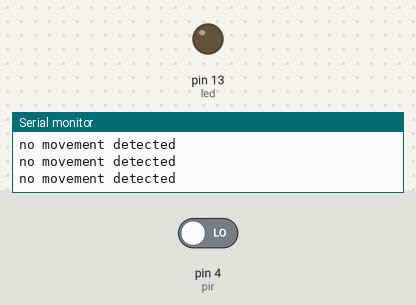
A sketch run on a simulated Arduino Uno, built with avr-gcc and run on an emulated ATmega328P. Parts: output pins drawn as LEDs (lit = HIGH), the last lines printed to the serial monitor. The inputs (shaded band) are chosen by the test bench; at power-on: pin 4 (pir) LOW.

Above: at 2.8 s.
2.9 s: pin 4 (pir) driven HIGH
At 4.2 s:
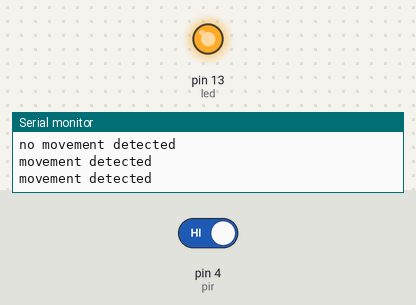
4.5 s: pin 4 (pir) driven LOW
At 5.9 s:
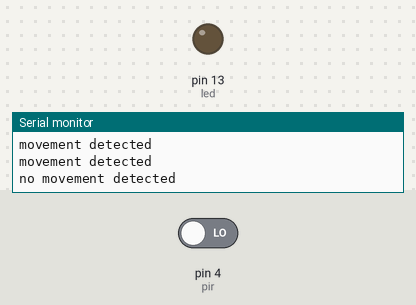
Timing chart, 0 to 7.5 s (numbered marks = the images above; inputs shaded):
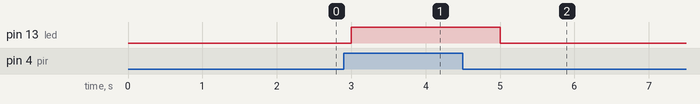

Measured:
- after the input at 2.9 s, pin 13 (led): LOW → HIGH after 0.10 s
- after the input at 4.5 s, pin 13 (led): HIGH → LOW after 0.50 s

The sketch:

2iot-roomlight-using-pir.ino
```cpp
#define led 13
#define pir 4


void setup() {
  pinMode(led,OUTPUT);
  pinMode(pir,INPUT);
  Serial.begin(115200);
  // put your setup code here, to run once:

}

void loop() {
  int l=digitalRead(pir);
  if(l==1){
  digitalWrite(led,HIGH);
  Serial.println("movement detected");
  }
  else{
    digitalWrite(led,LOW);
    Serial.println("no movement detected");
  }
  // put your main code here, to run repeatedly:
  delay(1000);
}
```
